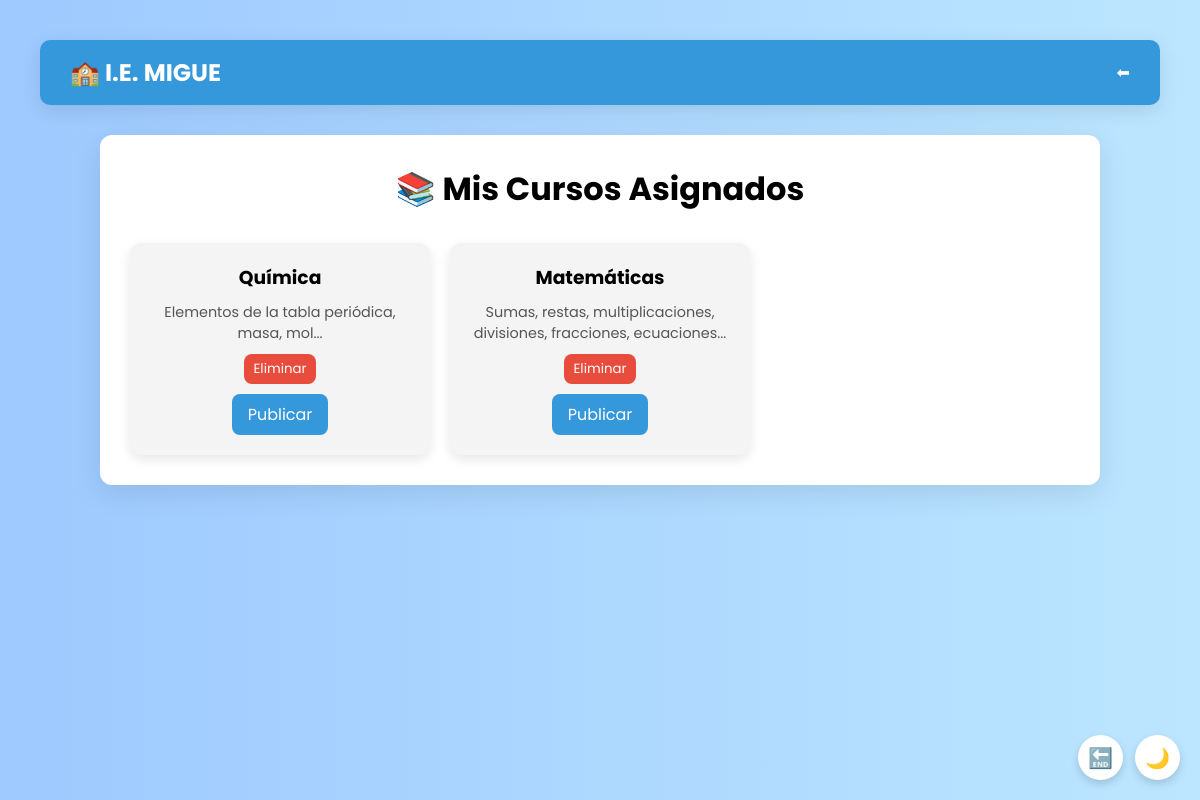
Page /curso-docente/ (signed in) on the earlier database version.
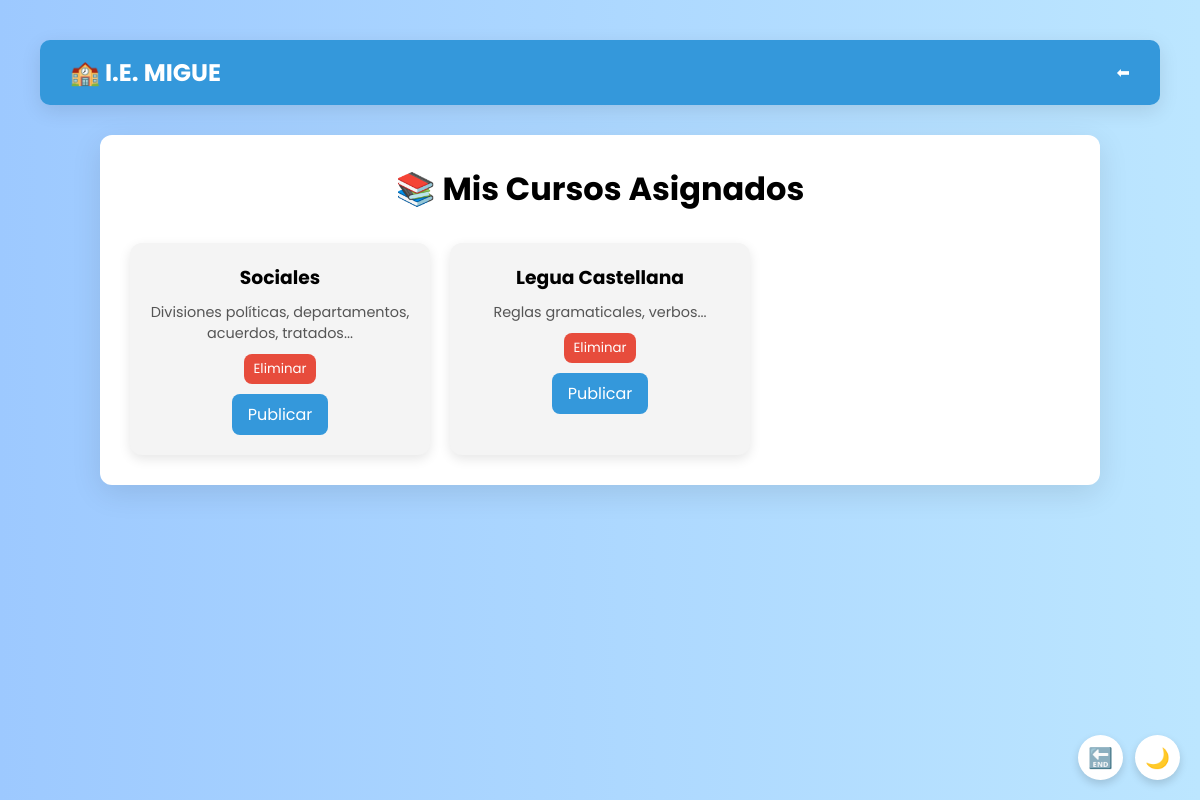
Same page on the later database version.
### usuarios/models.py (models this page shows, shortened)
class CursoDocente(models.Model):
    curso = models.ForeignKey(Curso, on_delete=models.CASCADE)
    docente = models.ForeignKey(User, on_delete=models.CASCADE)
    publicado = models.BooleanField(default=False)
    class Meta:
        unique_together = ('curso', 'docente')

class Curso(models.Model):
    nombre = models.CharField(max_length=100)
    descripcion = models.TextField()
    activo = models.BooleanField(default=True)
    total_unidades = models.PositiveIntegerField(default=3)  # Número de unidades de curso
    unidades_completadas = models.PositiveIntegerField(default=0)  # Unidades completadas por docentes

### usuarios/views.py (the view)
# urls.py: path('curso-docente/', views.curso_docente, name='curso_docente'),
@login_required
def curso_docente(request):
    cursos_asignados = CursoDocente.objects.filter(docente=request.user).select_related('curso')
    return render(request, 'usuarios/curso_docente.html', {'cursos': cursos_asignados})

### usuarios/templates/usuarios/curso_docente.html (shortened to what this page needs)
{% load static %}
{% block content %}
<!DOCTYPE html>
<html lang="es">
<head>
</head>
<body>
  <div class="floating-buttons">
    <form method="POST" action="{% url 'logout' %}">
      <button class="icon-button" title="Cerrar sesión">🔚</button>
    </form>
    <button class="icon-button" onclick="toggleDarkMode()" id="darkToggle" title="Modo oscuro/claro">🌙</button>
  </div>
  <nav class="navbar">
    <div class="logo">🏫 I.E. MIGUE</div>
    <ul class="nav-links">
      <li><a href="{% url 'panel_docentes' %}">⬅</a></li>
    </ul>
  </nav>
  <div class="container">
    <h2>📚 Mis Cursos Asignados</h2>
    <div class="curso-grid">
      {% for curso_docente in cursos %}
        <div class="curso-card">
          <h3>{{ curso_docente.curso.nombre }}</h3>
          <p class="curso-info">{{ curso_docente.curso.descripcion }}</p>
          {% if curso_docente.publicado %}
            <div class="publicado">Publicado</div>
            <form method="post" action="{% url 'despublicar_curso' curso_docente.curso.id %}">
              {% csrf_token %}
              <button type="submit" class="eliminar-btn">Despublicar</button>
            </form>
          {% else %}
            <form method="post" action="{% url 'eliminar_curso_docente' curso_docente.curso.id %}">
              <button type="submit" class="eliminar-btn">Eliminar</button>
            </form>
            <a href="{% url 'publicar_curso' curso_docente.curso.id %}" class="agregar-btn">Publicar</a>
          {% endif %}
        </div>
      {% empty %}
        <p>No has agregado ningún curso aún.</p>
      {% endfor %}
    </div>
  </div>
</body>
</html>
{% endblock %}

### usuarios/templates/usuarios/curso_docente.html (style rules this page uses)
* { margin: 0; padding: 0; box-sizing: border-box; font-family: 'Poppins', sans-serif; }
body { background: linear-gradient(to right, #9dc9ff, #bce6ff); min-height: 100vh; padding: 40px; transition: background 0.4s; }
h1, h2 { text-align: center; margin-bottom: 20px; font-size: 2rem; }
.navbar { display: flex; justify-content: space-between; align-items: center; background-color: #3498db; padding: 15px 30px; border-radius: 10px; margin-bottom: 30px; box-shadow: 0 6px 20px rgba(0,0,0,0.1); }
.navbar .logo { color: white; font-size: 1.5rem; font-weight: bold; }
.navbar .nav-links { list-style: none; display: flex; gap: 20px; }
.navbar .nav-links li a { color: white; text-decoration: none; font-weight: 500; transition: color 0.3s ease; }
.container { max-width: 1000px; margin: 0 auto; background-color: white; padding: 30px; border-radius: 12px; box-shadow: 0 8px 30px rgba(0,0,0,0.1); animation: fadeIn 0.6s ease; }
.floating-buttons { position: fixed; bottom: 20px; right: 20px; display: flex; gap: 12px; z-index: 999; }
.icon-button { background: white; border: none; border-radius: 50%; width: 45px; height: 45px; box-shadow: 0 4px 8px rgba(0,0,0,0.15); font-size: 20px; display: flex; align-items: center; justify-content: center; cursor: pointer; text-decoration: none; color: black; transition: all 0.3s ease; }
.curso-grid { display: grid; grid-template-columns: repeat(auto-fill, minmax(250px, 1fr)); gap: 20px; margin-top: 30px; }
.curso-card { background-color: #f4f4f4; padding: 20px; border-radius: 12px; box-shadow: 0 4px 12px rgba(0, 0, 0, 0.1); text-align: center; transition: transform 0.3s ease; }
.agregar-btn { margin-top: 10px; padding: 8px 16px; background-color: #3498db; color: white; border: none; border-radius: 8px; cursor: pointer; transition: background 0.3s ease; text-decoration: none; display: inline-block; }
.curso-info { margin-top: 10px; font-size: 0.9rem; color: #555; }
.eliminar-btn { margin-top: 10px; padding: 5px 10px; background-color: #e74c3c; color: white; border: none; border-radius: 8px; cursor: pointer; }

Differences in the rows shown:
removed CursoDocente: curso.nombre "Química", curso.descripcion "Elementos de la tabla periódica, masa, mol...", publicado "Eliminar"
removed CursoDocente: curso.nombre "Matemáticas", curso.descripcion "Sumas, restas, multiplicaciones, divisiones, fracciones, ecuaciones...", publicado "Eliminar"
added CursoDocente: curso.nombre "Sociales", curso.descripcion "Divisiones políticas, departamentos, acuerdos, tratados...", publicado "Eliminar"
added CursoDocente: curso.nombre "Legua Castellana", curso.descripcion "Reglas gramaticales, verbos...", publicado "Eliminar"
